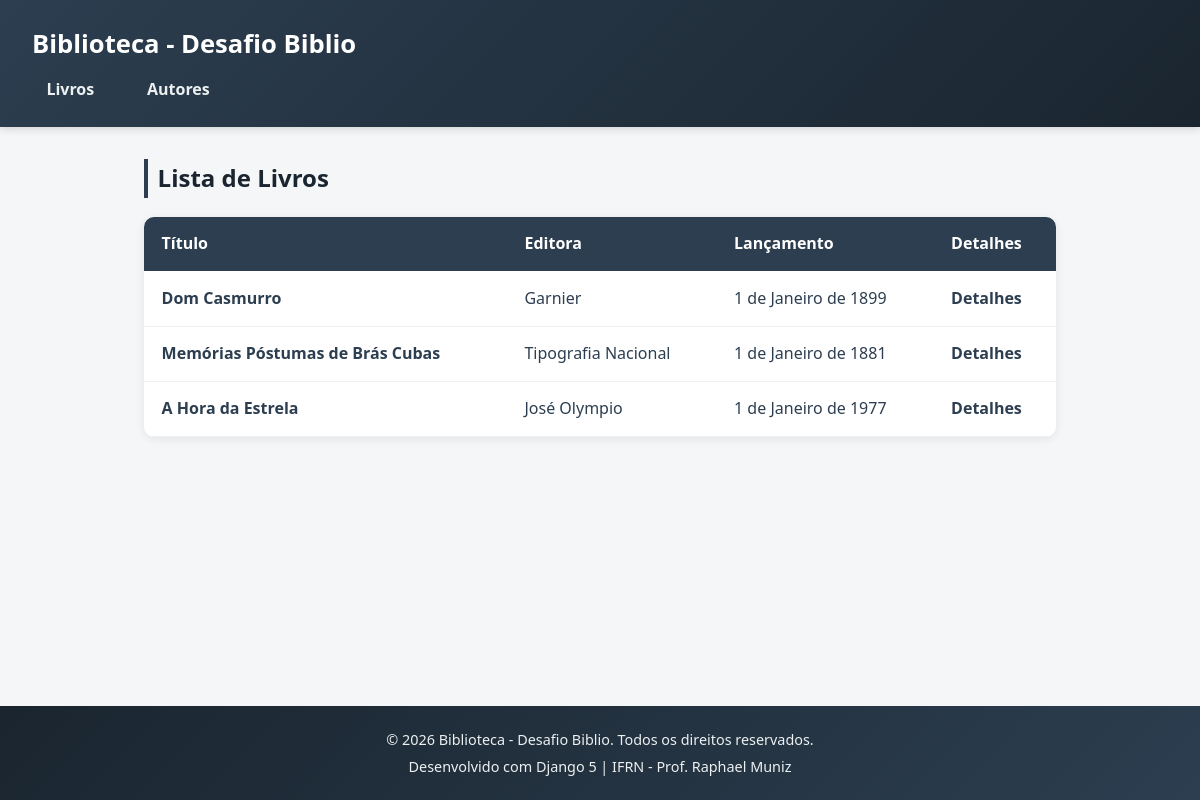
The page / on the database its author committed.
### Livros/models.py (models this page shows, shortened)
class Livro(models.Model):
    titulo = models.CharField(max_length=200)
    data_lancamento = models.DateField()
    resumo = models.TextField()
    editora = models.CharField(max_length=100)

### Livros/views.py (the view)
# urls.py: path('', views.listagem_livros, name='listaLivros'),
def listagem_livros(request):
    context = {'livros': Livro.objects.all()}
    return render(request, 'Livros/listagem_livros.html', context)

### Livros/templates/Livros/listagem_livros.html
{% extends "base.html" %}
{% block main %}
    <h2>Lista de Livros</h2>
    <table class="tabela-listagem">
      <thead>
        <tr><th>Título</th><th>Editora</th><th>Lançamento</th><th>Detalhes</th></tr>
      </thead>
      <tbody>
        {% for livro in livros %}
          <tr>
            <td><a href="{% url 'livros:detalhesLivro' livro.id %}">{{ livro.titulo }}</a></td>
            <td>{{ livro.editora }}</td>
            <td>{{ livro.data_lancamento }}</td>
            <td><a href="{% url 'livros:detalhesLivro' livro.id %}">Detalhes</a></td>
          </tr>
        {% endfor %}
      </tbody>
    </table>
{% endblock main %}

### templates/base.html (shortened to what this page needs)
{% load static %}
<!DOCTYPE html>
<html lang="pt-br">
<head>
    <link rel="stylesheet" href="{% static 'Livros/style.css' %}">
</head>
<body>
    {% include "fragments/_header.html" %}
    <main>
        {% block main %}{% endblock main %}
    </main>
    {% include "fragments/_footer.html" %}
</body>
</html>

### templates/fragments/_header.html
<header>
    <h1>Biblioteca - Desafio Biblio</h1>
    <nav>
        <ul>
            <li><a href="{% url 'livros:listaLivros' %}">Livros</a></li>
            <li><a href="{% url 'livros:listaAutores' %}">Autores</a></li>
        </ul>
    </nav>
</header>

### templates/fragments/_footer.html
<footer>
    <div class="footer-conteudo">
        <p>&copy; {% now "Y" %} Biblioteca - Desafio Biblio. Todos os direitos reservados.</p>
        <p>Desenvolvido com Django 5 | IFRN - Prof. Raphael Muniz</p>
    </div>
</footer>

### Livros/static/Livros/style.css (style rules this page uses)
* { margin: 0; padding: 0; box-sizing: border-box; }
html, body { height: 100%; }
body { font-family: 'Segoe UI', Arial, sans-serif; background-color: #f4f6f8; color: #2c3e50; line-height: 1.6; display: flex; flex-direction: column; min-height: 100vh; }
main { flex: 1; max-width: 960px; margin: 2rem auto; padding: 0 1.5rem; width: 100%; }
header { background: linear-gradient(135deg, #2c3e50, #1a252f); color: #fff; padding: 1.5rem 2rem; box-shadow: 0 2px 8px rgba(0,0,0,0.15); }
header h1 { font-size: 1.6rem; margin-bottom: 0.8rem; }
nav ul { list-style: none; display: flex; gap: 1.5rem; }
nav a { color: #ecf0f1; text-decoration: none; font-weight: 600; padding: 0.4rem 0.9rem; border-radius: 6px; transition: background 0.2s; }
h2 { margin-bottom: 1.2rem; color: #1a252f; border-left: 4px solid #2c3e50; padding-left: 0.6rem; }
footer { background: linear-gradient(135deg, #1a252f, #2c3e50); color: #ecf0f1; text-align: center; padding: 1.2rem; margin-top: 3rem; font-size: 0.9rem; }
.footer-conteudo p { margin: 0.2rem 0; }
.tabela-listagem { width: 100%; border-collapse: collapse; background: #fff; border-radius: 10px; overflow: hidden; box-shadow: 0 2px 10px rgba(0,0,0,0.08); }
.tabela-listagem thead { background-color: #2c3e50; color: #fff; }
.tabela-listagem th, .tabela-listagem td { padding: 0.9rem 1.1rem; text-align: left; }
.tabela-listagem tbody tr { border-bottom: 1px solid #eef0f2; transition: background 0.15s; }
.tabela-listagem a { color: #2c3e50; text-decoration: none; font-weight: 600; }

### rows shown on the page
Livro: titulo "Dom Casmurro", editora "Garnier", data_lancamento "1 de Janeiro de 1899"
Livro: titulo "Memórias Póstumas de Brás Cubas", editora "Tipografia Nacional", data_lancamento "1 de Janeiro de 1881"
Livro: titulo "A Hora da Estrela", editora "José Olympio", data_lancamento "1 de Janeiro de 1977"
